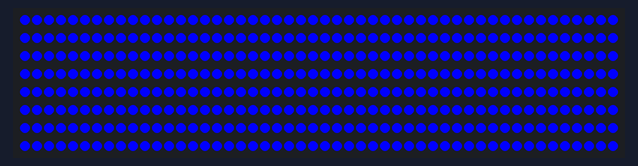
A sketch run on a simulated Teensy 4. Parts: 400 RGB LEDs in strip order, left to right, continuing on the next row.

Above: at 16.0 s.

The sketch:

SamWS2811OrderTest.ino
```cpp
// (licence header left out)
#include <OctoWS2811.h>

const int ledsPerStrip = 50;
//const int ledsPerStrip = 16;

DMAMEM int displayMemory[ledsPerStrip*6];
int drawingMemory[ledsPerStrip*6];

// pre-soldered WS2812B strands from Aliexpress are ws2811_GRB | WS2811_800KHZ
const int config = WS2811_GRB | WS2811_800kHz;

OctoWS2811 leds(ledsPerStrip, displayMemory, drawingMemory, config);

void setup() {
  leds.begin();
  leds.show();
}

#define RED    0xFF0000
#define GREEN  0x00FF00
#define BLUE   0x0000FF
#define YELLOW 0xFFFF00
#define PINK   0xFF1088
#define ORANGE 0xE05800
#define WHITE  0xFFFFFF

void loop() {
  int microsec = 500000 / leds.numPixels();  // change them all in 2 seconds

  // uncomment for voltage controlled speed
  // millisec = analogRead(A9) / 40;

  colorWipe(RED, microsec);
  colorWipe(GREEN, microsec);
  colorWipe(BLUE, microsec);
  delayMicroseconds(1.5 * 100000);
}

void colorWipe(int color, int wait)
{
  for (int i=0; i < leds.numPixels(); i++) {
    leds.setPixel(i, color);
    leds.show();
    delayMicroseconds(wait);
  }
}
```
